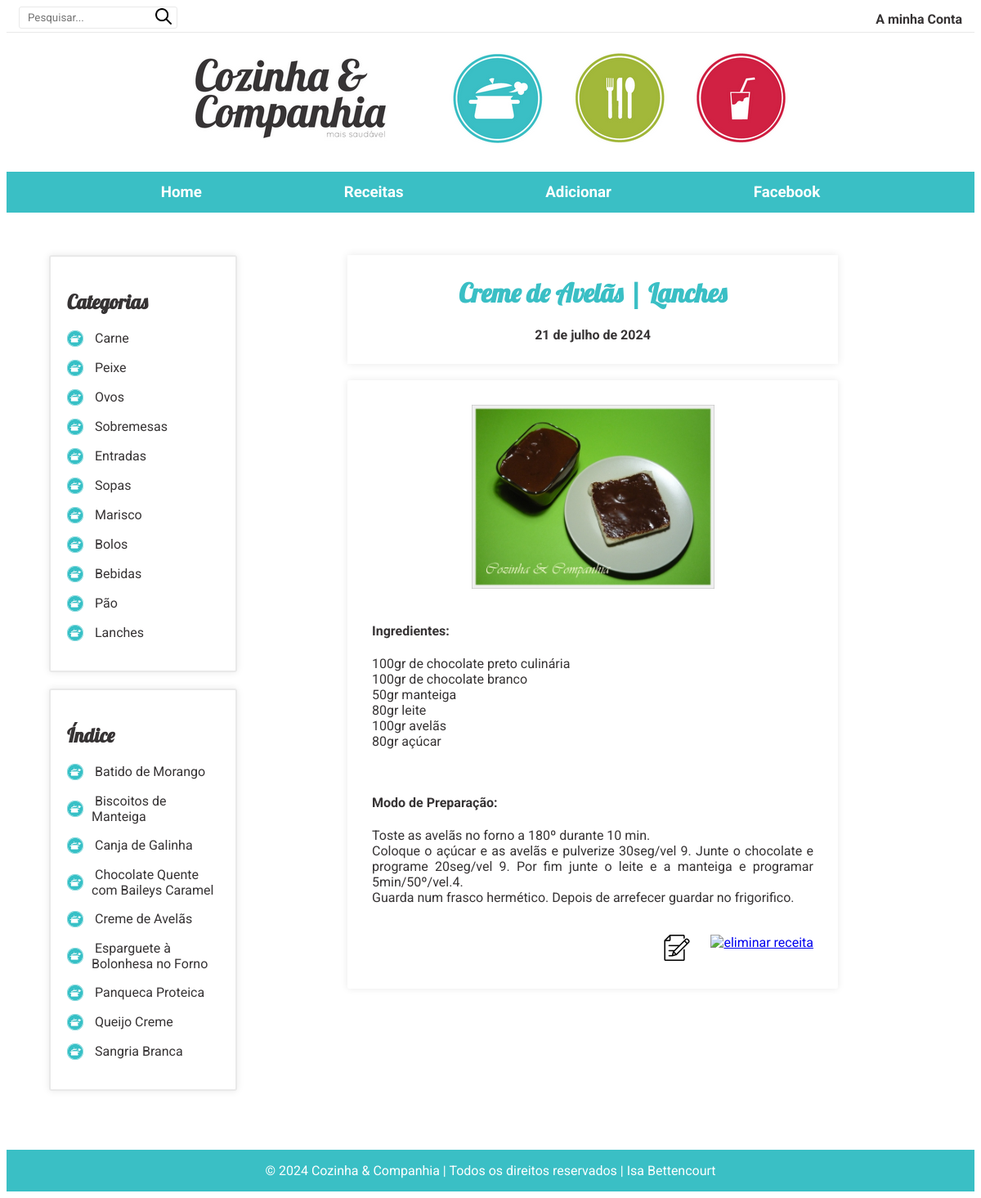
Page /index_a_z/14 on the committed database.
### blog/models.py (models this page shows, shortened)
class Category(models.Model):
    category = models.CharField(max_length=50)
    def __str__(self):
        return self.category

class Post(models.Model):
    title = models.CharField(max_length=200)
    photo = models.ImageField(upload_to="blog/", blank=True, null=True)
    ingredients = models.TextField(blank=True, null=True)
    recipe = models.TextField(blank=True, null=True)
    category = models.ForeignKey(Category, on_delete=models.PROTECT,  blank=True, null=True)
    created_date = models.DateField(blank=True, null=True)

### blog/views.py (the view)
# urls.py: path('index_a_z/<int:id>', views.index_a_z, name='index_a_z'),
def index_a_z(request, id):
    recipes_all = Post.objects.all().order_by(Lower('title'))
    categories = Category.objects.all()
    recipe = Post.objects.get(pk=id)
    form_post = PostForm(instance=recipe)
    return render(request, 'blog/details_post.html', {'form_post':form_post, 'recipe':recipe, 'categories':categories, 'recipes_all': recipes_all})

### blog/forms.py
class PostForm(forms.ModelForm):
    class Meta:
        model = Post
        fields = "__all__"
        widgets = {
            'title': forms.TextInput(attrs={'placeholder':'Título ...'}),
            'ingredients': forms.Textarea(attrs={'placeholder':'Ingredientes ...'}),
            'recipe': forms.Textarea(attrs={'placeholder':'Preparação ...'}),
            'created_date': forms.DateInput(attrs={'type':'date'}),
        }

### blog/templates/blog/details_post.html (shortened to what this page needs)
{% extends 'blog/list_recipes.html' %}
{% load static %}
{% block details %}
<div id="id_details_container">
    <div class="title">
        <h1>{{ recipe.title }} | {{ recipe.category }}</h1>
        <h4 id="id_created_date">{{ recipe.created_date }}</h4>
    </div>
    <div class="add_post">
        <div id="id_details">
            <div id="id_details_photo">
                {% if recipe.photo %}
                <img src="{{ recipe.photo.url }}" alt="foto da receita" id="id_with_photo">
                {% else %}
                <img src="{% static 'no_photo.png' %}" alt="image of no image" id="id_no_image">
                {% endif %}
            </div>
            <div id="details">
                <h4>Ingredientes:</h4>
                <p>
                    {{ recipe.ingredients|linebreaks }}
                </p>
                <br>
                <p>
                <h4>Modo de Preparação:</h4>
                {{ recipe.recipe|linebreaks }}
                </p>
            </div>
        </div>
        <div id="id_list_buttons">
            <a href="{% url 'blog:edit_post' recipe.id %}">
                <img src="{% static 'edit.png' %}" alt="editar receitar" title="editar receita" class="edit_img"></a>
            <a href="{% url 'blog:delete_post' recipe.id %}" onclick="confirmDelete()">
                <img src="{% static 'bin.png' %}" alt="eliminar receita" title="eliminar receita" class="edit_img"></a>
        </div>
    </div>
</div>
{% endblock %}

### blog/templates/blog/list_recipes.html (shortened to what this page needs)
{% extends 'blog/base.html' %}
{% load static %}
{% block content %}
<div id="id_big_container">
    <div id="id_big_treeview">
        <div class="treeview">
            <h2>Categorias</h2>
            {% for category in categories %}
            <p>
                <a href="{% url 'blog:filter_by_category' category.id %}">
                    <img src="{% static 'pan.png' %}" alt="" title="" class="img_pan">
                    &nbsp{{category.category}}
                </a>
            </p>
            {% endfor %}
        </div>
        <div class="treeview">
            <h2>Índice</h2>
            {% for recipe in recipes_all %}
            <p>
                <a href="{% url 'blog:index_a_z' recipe.id %}">
                    <img src="{% static 'pan.png' %}" alt="" title="" class="img_pan">
                    &nbsp{{recipe.title}}
                </a>
            </p>
            {% endfor %}
        </div>
    </div>
    {% block details %}{% endblock %}
</div>
{% endblock %}

### static/style.css (style rules this page uses)
:root { --color_black: rgb(54, 51, 52); --color_green: rgb(162, 184, 58); --color_blue: rgb(58, 191, 197); --color_red: rgb(209, 33, 67); --color_white: #ffffff; --color_dark_gray: #999; --color_gray: rgb(233, 233, 233); }
* { box-sizing: border-box; font-family: "Roboto", sans-serif; background-color: transparent; }
body { color: var(--color_black); }
#id_big_container { display: flex; padding: 20px; }
#id_big_treeview { min-width: 180px; max-width: 250px; display: flex; flex-direction: column; padding-right: 20px; }
.treeview { border: 2px solid var(--color_gray); box-shadow: 0px 0px 10px var(--color_gray); border-radius: 3px; padding: 20px; margin-bottom: 20px; }
.treeview h2 { font-family: "Lobster", sans-serif; }
.img_pan { width: 20px; height: 20px; margin-right: 10px; }
.treeview a { color: var(--color_black); text-decoration: none; cursor: pointer; display: flex; align-items: center; }
.title { max-width: 600px; margin: 0 auto; padding: 5px; text-align: center; margin-bottom: 20px; color: var(--color_blue); box-shadow: 0 0 10px var(--color_gray); }
.title h1 { font-family: "Lobster", sans-serif; }
.add_post { max-width: 600px; margin: 0 auto; padding: 20px; border-radius: 3px; box-shadow: 0 0 10px var(--color_gray); }
#id_details_container { margin: 0 auto; }
#id_created_date { color: var(--color_black); }
#id_details { display: flex; flex-direction: row; flex-wrap: wrap; justify-content: space-evenly; gap: 1rem; margin: auto; padding: 10px; text-align: justify; }
#id_details_photo { text-align: center; }
#id_with_photo { max-width: 55%; }
#id_list_buttons { display: flex; gap: 25px; align-items: right; justify-content: right; padding: 10px; }
.edit_img { height: 2rem; }

### rows in the picture
Category: category "Carne"
Category: category "Peixe"
Category: category "Ovos"
Category: category "Sobremesas"
Category: category "Entradas"
Category: category "Sopas"
Category: category "Marisco"
Category: category "Bolos"
Category: category "Bebidas"
Category: category "Pão"
Category: category "Lanches"
Post: title "Batido de Morango"
Post: title "Biscoitos de Manteiga"
Post: title "Canja de Galinha"
Post: title "Chocolate Quente com Baileys Caramel"
Post: title "Creme de Avelãs", category "Lanches", photo (picture), ingredients "100gr de chocolate preto culinária 100gr de chocolate branco 50gr manteiga 80gr leite 100gr avelãs 80gr açúcar", recipe "Toste as avelãs no forno a 180º durante 10 min. Coloque o açúcar e as avelãs e pulverize 30seg/vel 9. Junte o chocolate e programe 20seg/vel 9. Por fim junte o leite e a manteiga e programar 5min/50º/vel.4. Guarda num frasco hermético. Depois de arrefecer guardar no frigorifico."
Post: title "Esparguete à Bolonhesa no Forno"
Post: title "Panqueca Proteica"
Post: title "Queijo Creme"
Post: title "Sangria Branca"
